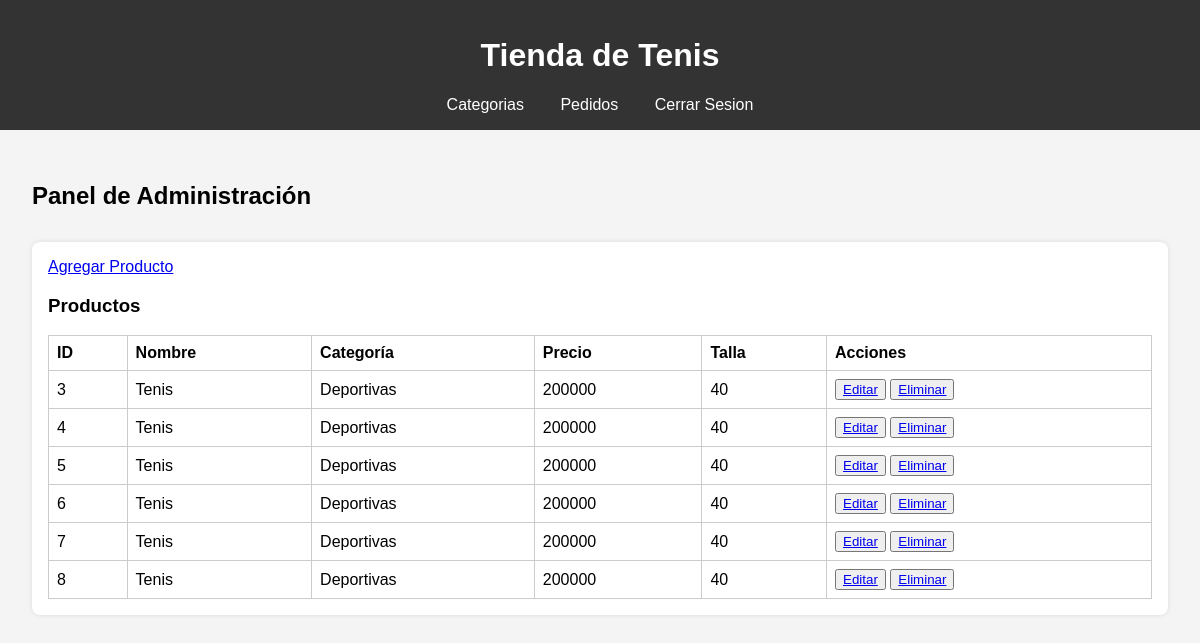
The app's page /index.php?accion=productos (signed in) with its own data.
### tables this page shows
CREATE TABLE `productos` (
  `id` int(11) NOT NULL,
  `nombre` varchar(100) DEFAULT NULL,
  `descripcion` varchar(200) DEFAULT NULL,
  `precio` int(11) DEFAULT NULL,
  `imagen` varchar(100) DEFAULT NULL,
  `id_categoria` int(11) DEFAULT NULL,
  `talla` int(11) DEFAULT NULL
);

CREATE TABLE `categorias` (
  `id` int(11) NOT NULL,
  `nombre` varchar(50) DEFAULT NULL
);

### Controlador/Controlador.php (called while the page is built, shortened)
<?php
class Controlador
{
    public function verProductos()
    {
        if (isset($_REQUEST['pos'])) {
            $inicio = $_REQUEST['pos'];
        } else {
            $inicio = 0;
        }
        $gestorVentas = new GestorVentas();
        $result = $gestorVentas->verProductos($inicio);
        require_once "Vista/html/admin/productos.php";
    }
}

### Modelo/GestorVentas.php (called while the page is built, shortened)
<?php
    class GestorVentas{
        public function verProductos($inicio ){
            $conexion= new Conexion();
            $conexion->abrir();
            $sql="SELECT *, categorias.nombre as nombre_categorias, productos.nombre as nombre_productos, categorias.id as id_categorias from categorias join productos on categorias.id=productos.id_categoria limit $inicio, 6";
            $conexion->consulta($sql);
            $result=$conexion->obtenerResult();
            return $result;
        }
    }
?>

### Modelo/Conexion.php (called while the page is built, shortened)
<?php
    class Conexion{
        private $mySQLI;
        private $result;
        public function abrir(){
            $this->mySQLI = new mysqli("localhost", "root", "", "tenis");
            return true;
        }
        public function consulta($sql){
            $this->sql= $sql;
            $this->result= $this->mySQLI->query($this->sql);
        }
        public function obtenerResult(){
            return $this->result;
        }
    }
?>

### Vista/html/admin/productos.php (the view, shortened to what this page needs)
<!DOCTYPE html>
<html lang="en">
<head>
    <link rel="stylesheet" href="Vista/css/styles.css">
</head>
<body>
    <header>
        <h1>Tienda de Tenis</h1>
        <nav>
            <a href="index.php?accion=verCategorias">Categorias</a>
            <a href="index.php?accion=verPedidos">Pedidos</a>
            <a href="index.php?accion=cerrarSesion">Cerrar Sesion</a>
        </nav>
    </header>
    <section id="panel-admin">
        <h2>Panel de Administración</h2>
        <div class="admin-section">
            <a href="index.php?accion=verAgregar">Agregar Producto</a>
            <h3>Productos</h3>
            <table>
                <thead>
                    <tr>
                        <th>ID</th>
                        <th>Nombre</th>
                        <th>Categoría</th>
                        <th>Precio</th>
                        <th>Talla</th>
                        <th>Acciones</th>
                    </tr>
                </thead>
                <?php
                while ($fila = $result->fetch_object()) {
                ?>
                    <tbody>
                        <tr>
                            <td><?php echo $fila->id ?></td>
                            <td><?php echo $fila->nombre_productos ?></td>
                            <td><?php echo $fila->nombre_categorias ?></td>
                            <td><?php echo $fila->precio ?></td>
                            <td><?php echo $fila->talla ?></td>
                            <td>
                                <button><a href="index.php?accion=verEditar&id=<?php echo $fila->id ?>">Editar</a></button>
                                <button><a href="index.php?accion=eliminar&id=<?php echo $fila->id ?>">Eliminar</a></button>
                            </td>
                        </tr>
                    </tbody>
                <?php
                }
                ?>
            </table>
        </div>
    </section>
</body>
</html>

### Vista/css/styles.css (style rules this page uses)
body { font-family: Arial, sans-serif; margin: 0; padding: 0; background-color: #f4f4f4; }
header { background-color: #333; color: white; padding: 1rem; text-align: center; }
nav a { color: white; margin: 0 1rem; text-decoration: none; }
section { padding: 2rem; }
.admin-section { margin-top: 2rem; background: #fff; padding: 1rem; border-radius: 8px; box-shadow: 0 0 5px rgba(0,0,0,0.1); }
.admin-section table { width: 100%; border-collapse: collapse; margin-top: 1rem; }
.admin-section table, th, td { border: 1px solid #ccc; }
.admin-section th, .admin-section td { padding: 0.5rem; text-align: left; }

### records on screen
productos: id "3", nombre "Tenis", id_categoria.nombre "Deportivas", precio "200000", talla "40"
productos: id "4", nombre "Tenis", id_categoria.nombre "Deportivas", precio "200000", talla "40"
productos: id "5", nombre "Tenis", id_categoria.nombre "Deportivas", precio "200000", talla "40"
productos: id "6", nombre "Tenis", id_categoria.nombre "Deportivas", precio "200000", talla "40"
productos: id "7", nombre "Tenis", id_categoria.nombre "Deportivas", precio "200000", talla "40"
productos: id "8", nombre "Tenis", id_categoria.nombre "Deportivas", precio "200000", talla "40"
